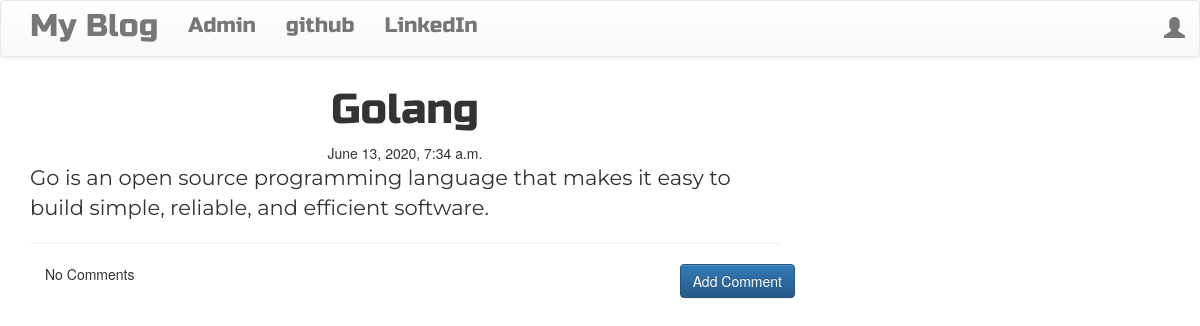
The page /post/5 on the database its author committed.
### blog_site1/models.py (models this page shows, shortened)
class Post(models.Model):
    author=models.ForeignKey('auth.User',on_delete=models.CASCADE)
    title=models.CharField(max_length=200)
    text=models.TextField()
    image=models.ImageField(upload_to='blog_site/images',default="")
    created_date=models.DateTimeField(default=timezone.now)
    published_date=models.DateTimeField(blank=True,null=True)

### blog_site1/views.py (the view)
# urls.py: url(r'^post/(?P<pk>\d+)$',views.PostDetailView.as_view(),name='post_detail'),
class PostDetailView(DetailView):
    model=Post

### blog_site1/templates/blog_site1/post_detail.html (shortened to what this page needs)
{%extends "blog_site1/base.html" %}
{% block content %}
<h1 class="posttitle loader">{{post.title}}</h1>
{%if post.published_date %}
    <div class="date postdate">
        {{post.published_date}}
    </div>
{% else %}
    <a class="btn btn-default" href="{% url 'post_publish' pk=post.pk %}">Publish</a>
{% endif %}
<p class="postcontent">{{post.text|safe|linebreaksbr}}</p>
<hr>
<a class='btn btn-primary btn-comment' href="{%url 'add_comment_to_post' pk=post.pk%}">Add Comment</a>
<div class="container">
    {% for comment in post.comments.all %}
    <br>
        {% if user.is_authenticated or comment.approved_comment %}
            {{comment.created_date}}
            {% if not comment.approved_comment %}
                <a class='btn btn-default' href="{% url 'comment_remove' pk=comment.pk %}">
                    <span class='glyphicon glyphicon-remove'></span>
                </a>
                <a class='btn btn-primary' href="{% url 'comment_approve' pk=comment.pk %}">
                    <span class='glyphicon glyphicon-ok'></span>
                </a>
            {% endif %}
            <p>{{comment.text|safe|linebreaks}}</p>
            <p>Posted By:{{comment.author}}</p>
        {% endif %}
        {%empty%}
        No Comments
    {% endfor %}
</div>
{% endblock %}

### blog_site1/static/css/blog.css (style rules this page uses)
.postdate { text-align:center; }
.posttitle { font-family:'Russo One',sans-serif ; font-size:3em; text-align:center; }
.postcontent { font-family:'Montserrat'; font-size:1.5em; }
.btn-comment { position:absolute; right:0px; }
.loader { filter:hue-rotate(0deg); color:linear-gradient(45deg,#0f8,#08f); animation:hue 10000ms infinite linear; }

### rows shown on the page
Post: title "Golang", published_date "June 13, 2020, 7:34 a.m.", text "Go is an open source programming language that makes it easy to build simple, reliable, and efficient software."
